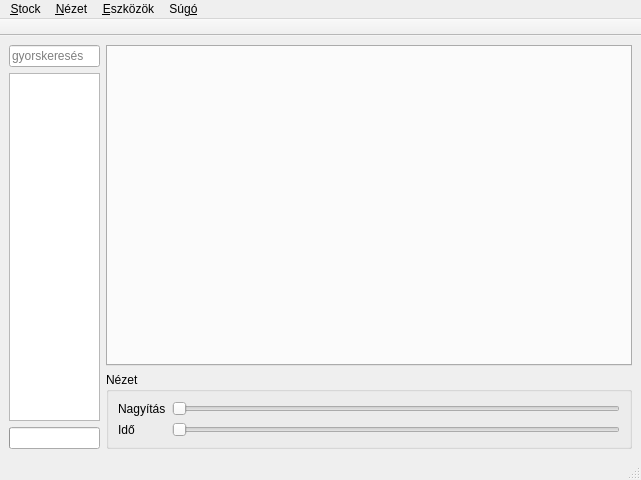
<?xml version="1.0" encoding="UTF-8"?>
<ui version="4.0">
 <class>MainWindow</class>
 <widget class="QMainWindow" name="MainWindow">
  <property name="geometry">
   <rect>
    <x>0</x>
    <y>0</y>
    <width>641</width>
    <height>480</height>
   </rect>
  </property>
  <property name="windowTitle">
   <string notr="true">Stock</string>
  </property>
  <widget class="QWidget" name="centralwidget">
   <layout class="QHBoxLayout" name="horizontalLayout" stretch="1,6">
    <property name="sizeConstraint">
     <enum>QLayout::SetDefaultConstraint</enum>
    </property>
    <item>
     <layout class="QVBoxLayout" name="navigationLayout">
      <property name="sizeConstraint">
       <enum>QLayout::SetDefaultConstraint</enum>
      </property>
      <item>
       <widget class="QLineEdit" name="lineEdit_search">
        <property name="sizePolicy">
         <sizepolicy hsizetype="Maximum" vsizetype="Fixed">
          <horstretch>60</horstretch>
          <verstretch>0</verstretch>
         </sizepolicy>
        </property>
        <property name="maximumSize">
         <size>
          <width>200</width>
          <height>16777215</height>
         </size>
        </property>
        <property name="placeholderText">
         <string>gyorskeresés</string>
        </property>
       </widget>
      </item>
      <item>
       <widget class="QListWidget" name="listWidget_stocks">
        <property name="sizePolicy">
         <sizepolicy hsizetype="Maximum" vsizetype="Expanding">
          <horstretch>0</horstretch>
          <verstretch>0</verstretch>
         </sizepolicy>
        </property>
        <property name="maximumSize">
         <size>
          <width>200</width>
          <height>16777215</height>
         </size>
        </property>
       </widget>
      </item>
      <item>
       <widget class="QProgressBar" name="progressBar_load">
        <property name="sizePolicy">
         <sizepolicy hsizetype="Maximum" vsizetype="Fixed">
          <horstretch>0</horstretch>
          <verstretch>0</verstretch>
         </sizepolicy>
        </property>
        <property name="maximumSize">
         <size>
          <width>200</width>
          <height>16777215</height>
         </size>
        </property>
        <property name="visible">
         <bool>false</bool>
        </property>
        <property name="textVisible">
         <bool>false</bool>
        </property>
       </widget>
      </item>
     </layout>
    </item>
    <item>
     <layout class="QVBoxLayout" name="contentLayout">
      <item>
       <widget class="QTabWidget" name="tabWidget">
        <property name="currentIndex">
         <number>-1</number>
        </property>
        <property name="usesScrollButtons">
         <bool>true</bool>
        </property>
        <property name="tabsClosable">
         <bool>true</bool>
        </property>
       </widget>
      </item>
      <item>
       <widget class="QGroupBox" name="groupBox_view">
        <property name="title">
         <string>Nézet</string>
        </property>
        <layout class="QFormLayout" name="formLayout">
         <property name="fieldGrowthPolicy">
          <enum>QFormLayout::AllNonFixedFieldsGrow</enum>
         </property>
         <item row="0" column="0">
          <widget class="QLabel" name="label_zoom">
           <property name="text">
            <string>Nagyítás</string>
           </property>
          </widget>
         </item>
         <item row="0" column="1">
          <widget class="QSlider" name="slider_zoom">
           <property name="orientation">
            <enum>Qt::Horizontal</enum>
           </property>
          </widget>
         </item>
         <item row="2" column="0">
          <widget class="QLabel" name="label_time">
           <property name="text">
            <string>Idő</string>
           </property>
          </widget>
         </item>
         <item row="2" column="1">
          <widget class="QSlider" name="slider_time">
           <property name="orientation">
            <enum>Qt::Horizontal</enum>
           </property>
          </widget>
         </item>
        </layout>
       </widget>
      </item>
     </layout>
    </item>
   </layout>
  </widget>
  <widget class="QMenuBar" name="menubar">
   <property name="geometry">
    <rect>
     <x>0</x>
     <y>0</y>
     <width>641</width>
     <height>21</height>
    </rect>
   </property>
   <widget class="QMenu" name="menuStock">
    <property name="title">
     <string>&amp;Stock</string>
    </property>
    <addaction name="action_exit"/>
   </widget>
   <widget class="QMenu" name="menuView">
    <property name="title">
     <string>&amp;Nézet</string>
    </property>
    <addaction name="action_showToolbar"/>
    <addaction name="action_showStatusbar"/>
    <addaction name="action_fullscreen"/>
   </widget>
   <widget class="QMenu" name="menuTools">
    <property name="title">
     <string>&amp;Eszközök</string>
    </property>
   </widget>
   <widget class="QMenu" name="menuHelp">
    <property name="title">
     <string>Súg&amp;ó</string>
    </property>
    <addaction name="action_aboutStock"/>
   </widget>
   <addaction name="menuStock"/>
   <addaction name="menuView"/>
   <addaction name="menuTools"/>
   <addaction name="menuHelp"/>
  </widget>
  <widget class="QStatusBar" name="statusbar"/>
  <widget class="QToolBar" name="toolBar">
   <property name="windowTitle">
    <string>Eszköztár</string>
   </property>
   <property name="movable">
    <bool>false</bool>
   </property>
   <property name="allowedAreas">
    <set>Qt::TopToolBarArea</set>
   </property>
   <property name="floatable">
    <bool>false</bool>
   </property>
   <attribute name="toolBarArea">
    <enum>TopToolBarArea</enum>
   </attribute>
   <attribute name="toolBarBreak">
    <bool>false</bool>
   </attribute>
  </widget>
  <action name="action_aboutStock">
   <property name="text">
    <string>A &amp;Stock névjegye</string>
   </property>
  </action>
  <action name="action_showToolbar">
   <property name="checkable">
    <bool>true</bool>
   </property>
   <property name="checked">
    <bool>true</bool>
   </property>
   <property name="text">
    <string>&amp;Eszköztár</string>
   </property>
   <property name="shortcut">
    <string>Ctrl+E, T</string>
   </property>
  </action>
  <action name="action_showStatusbar">
   <property name="checkable">
    <bool>true</bool>
   </property>
   <property name="checked">
    <bool>true</bool>
   </property>
   <property name="text">
    <string>&amp;Állapotsor</string>
   </property>
   <property name="shortcut">
    <string>Ctrl+E, S</string>
   </property>
  </action>
  <action name="action_fullscreen">
   <property name="text">
    <string>&amp;Teljes képernyő</string>
   </property>
   <property name="shortcut">
    <string>F11</string>
   </property>
  </action>
  <action name="action_exit">
   <property name="text">
    <string>&amp;Kilépés</string>
   </property>
   <property name="shortcut">
    <string>Ctrl+Q</string>
   </property>
  </action>
  <action name="action_menubar">
   <property name="checkable">
    <bool>true</bool>
   </property>
   <property name="checked">
    <bool>true</bool>
   </property>
   <property name="text">
    <string>Menüsor</string>
   </property>
   <property name="shortcut">
    <string>Ctrl+E, M</string>
   </property>
  </action>
 </widget>
 <resources/>
 <connections>
  <connection>
   <sender>action_showStatusbar</sender>
   <signal>toggled(bool)</signal>
   <receiver>statusbar</receiver>
   <slot>setVisible(bool)</slot>
   <hints>
    <hint type="sourcelabel">
     <x>-1</x>
     <y>-1</y>
    </hint>
    <hint type="destinationlabel">
     <x>320</x>
     <y>469</y>
    </hint>
   </hints>
  </connection>
  <connection>
   <sender>action_showToolbar</sender>
   <signal>toggled(bool)</signal>
   <receiver>toolBar</receiver>
   <slot>setVisible(bool)</slot>
   <hints>
    <hint type="sourcelabel">
     <x>-1</x>
     <y>-1</y>
    </hint>
    <hint type="destinationlabel">
     <x>320</x>
     <y>26</y>
    </hint>
   </hints>
  </connection>
  <connection>
   <sender>action_exit</sender>
   <signal>triggered()</signal>
   <receiver>MainWindow</receiver>
   <slot>close()</slot>
   <hints>
    <hint type="sourcelabel">
     <x>-1</x>
     <y>-1</y>
    </hint>
    <hint type="destinationlabel">
     <x>320</x>
     <y>239</y>
    </hint>
   </hints>
  </connection>
 </connections>
</ui>
